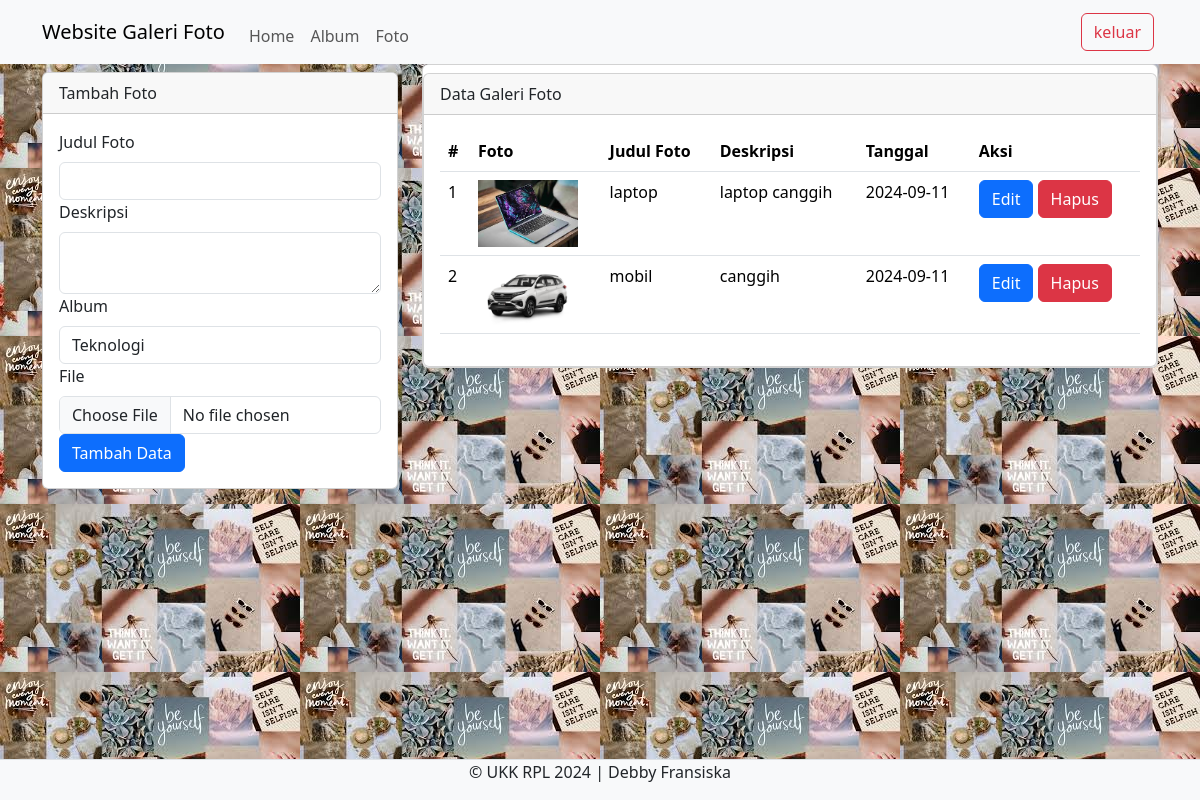
Page /admin/foto.php (signed in) on the committed database.
### tables this page shows
CREATE TABLE IF NOT EXISTS `foto` (
  `fotoid` int NOT NULL AUTO_INCREMENT,
  `judulfoto` varchar(255) NOT NULL,
  `deskripsifoto` text NOT NULL,
  `tanggalunggah` date NOT NULL,
  `lokasifile` varchar(255) NOT NULL,
  `albumid` int NOT NULL,
  `userid` int NOT NULL,
  PRIMARY KEY (`fotoid`),
  KEY `albumid` (`albumid`),
  KEY `userid` (`userid`)
);

### admin/foto.php (the view, shortened to what this page needs)
<?php
include '../config/koneksi.php';
?>
<!DOCTYPE html>
<html>
<head>
 <link rel="stylesheet" type="text/css" href="../assets/css/bootstrap.min.css">
</head>
<body class="bg-image">
  <nav class="navbar navbar-expand-lg bg-body-tertiary">
    <div class="container">
      <a class="navbar-brand" href="index.php">Website Galeri Foto</a>
      <div class="collapse navbar-collapse mt-2" id="navbarNavAltMarkup">
        <div class="navbar-nav me-auto">
          <a href="home.php" class="nav-link">Home</a>
         <a href="album.php" class="nav-link">Album</a>
         <a href="foto.php" class="nav-link">Foto</a>
       </div>
     </div>
     <a href="../config/aksi_logout.php" class="btn btn-outline-danger m-1">keluar</a>
   </div>
</nav>
<div class="container">
  <div class="row">
    <div class="col-md-4">
      <div class="card mt-2">
        <div class="card-header">Tambah Foto</div>
        <div class="card-body">
          <form action="../config/aksi_foto.php" method="POST" enctype="multipart/form-data">
            <label class="form-label">Judul Foto</label>
            <input type="text" name="judulfoto" class="form-control" required>
            <label class="form-label">Deskripsi</label>
            <textarea class="form-control" name="deskripsifoto" required></textarea>
            <label class="form-label">Album</label>
            <select class="form-control" name="albumid" required>
              <?php
              $sql_album = mysqli_query($koneksi, "SELECT * FROM album");
              while($data_album = mysqli_fetch_array($sql_album)){ ?>
                <option value=" <?php echo $data_album['albumid']?>"><?php echo $data_album['namaalbum'] ?></option>
            <?php } ?>
          </select>
          <label class="form-label">File</label>
          <input type="file" class="form-control" name="lokasifile" required>
          <button type="submit" class="btn btn-primary" name="tambah">Tambah Data</button>
        </form>
      </div>
    </div>
  </div>
  <div class="col-md-8">
    <div class="card">
      <div class="card mt-2">
        <div class="card-header">Data Galeri Foto</div>
        <div class="card-body">
          <table class="table">
            <thead>
              <tr>
                <th>#</th>
                <th>Foto</th>
                <th>Judul Foto</th>
                <th>Deskripsi</th>
                <th>Tanggal</th>
                <th>Aksi</th>
              </tr>
            </thead>
            <tbody>
              <?php
              $no = 1;
              $userid = $_SESSION['userid'];
              $sql = mysqli_query($koneksi, "SELECT * FROM foto WHERE userid='$userid'");
               while ($data = mysqli_fetch_array($sql)) {
                ?>
                <tr>
                  <td><?php echo $no++ ?></td>
                  <td><img src="../assets/img/<?php echo $data['lokasifile'] ?> "width="100"></td>
                  <td><?php echo $data['judulfoto'] ?></td>
                  <td><?php echo $data['deskripsifoto'] ?></td>
                  <td><?php echo $data['tanggalunggah'] ?></td>
                  <td>
                    <button type="button" class="btn btn-primary" data-bs-toggle="modal" data-bs-target="#edit<?php echo $data['fotoid'] ?>">
                      Edit
                    </button>
                  <button type="button" class="btn btn-danger" data-bs-toggle="modal" data-bs-target="#hapus<?php echo $data['fotoid'] ?>">
                   Hapus
                 </button>
            </td>
          </tr>
        <?php } ?>
      </tbody>
    </table>
  </div>
</div>
</div>
</div>
</div>
</div>
<footer class="d-flex justify-content-center border-top mt-3 bg-light fixed-bottom">
  <p>&copy; UKK RPL 2024 | Debby Fransiska </p>
</footer>
</body>
</html>

### admin/foto.php (style rules this page uses)
.bg-image { background-image:url('../assets/img/wallpaper.jpeg'); height:100vh; }

### rows in the picture
foto: lokasifile (picture), judulfoto "laptop", deskripsifoto "laptop canggih", tanggalunggah "2024-09-11"
foto: lokasifile (picture), judulfoto "mobil", deskripsifoto "canggih", tanggalunggah "2024-09-11"

### other values in the picture
form field albumid "Teknologi"
